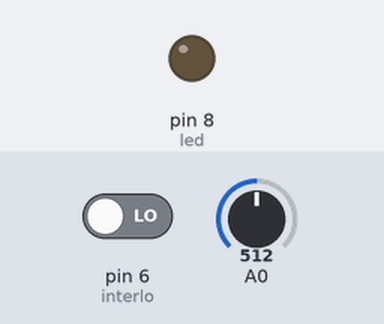
The sketch below on a simulated Arduino Uno, built with avr-gcc and run on an emulated ATmega328P. Parts: output pins drawn as LEDs (lit = HIGH). Dashed ring = blinking. The inputs (shaded band) are chosen by the test bench; at power-on: pin 6 (interlo) LOW, A0 = 512. What the sketch prints to the serial monitor is not drawn.

Above: at 1.2 s.
1.3 s: pin 6 (interlo) driven HIGH
At 1.55 s:
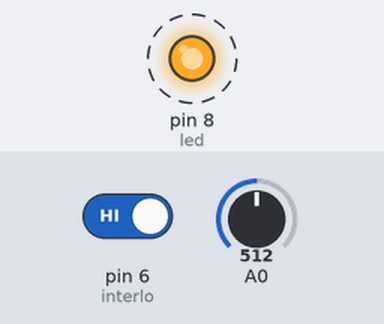
4.3 s: pin 6 (interlo) driven LOW
At 4.3 s:
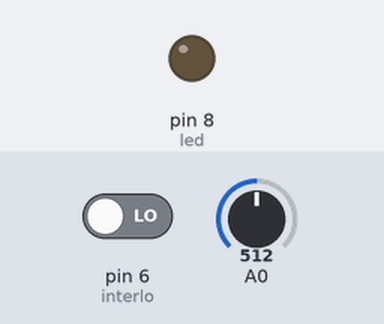
Timing chart, 0 to 7.3 s (numbered marks = the images above; inputs shaded):
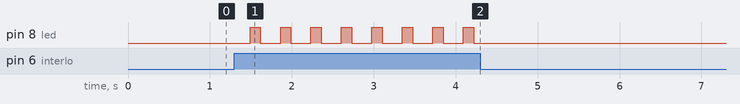

Measured:
- after the input at 1.3 s, pin 8 (led): alternates HIGH for 0.12 s and LOW for 0.25 s, starting after 0.19 s
- after the input at 4.3 s, pin 8 (led): stops changing and stays LOW

The sketch:

smartlock.ino
```cpp
/*
    Smartlock
    v1.0  21/03/2020
    Jean Bénard
 */

// Attribution des pins
int led = 8;
int interlo = 6;
int interul = 7;

// Variables globales
int pas = 0;
int etat = HIGH;
int etatprecedent = HIGH;

// the setup routine runs once when you press reset:
void setup() {
  // initialize the digital pin as an output.
  pinMode(led, OUTPUT);
  pinMode(interlo, INPUT);
  pinMode(interul, INPUT);
  // initialize serial communication at 9600 bits per second:
  Serial.begin(115200);
  Serial.println("CLEARDATA");
  Serial.println("LABEL,Time,pas,current");
}


// the loop routine runs over and over again forever:
void loop() {

  readinter();
  blinkled(pas);

  Serial.print(etatprecedent);
  Serial.print(" ");
  Serial.println(etat);

  commandemoteur();
  printcurrent(pas);

  pas += 1;
  if (pas == 900 - 1) {
    pas = 0;
  }
  delay(1);
  //Serial.println("ROW,SET,2");
}

int blinkled(int pas) {
  int on;
  on = pas % 300;
  if (on == 0 && etat == HIGH) {
    digitalWrite(led, HIGH);   // turn the LED on (HIGH is the voltage level)
  } else if (on == 100) {
    digitalWrite(led, LOW);    // turn the LED off by making the voltage LOW
  }
}


int readinter() {
  etat = digitalRead(interlo);
}

int printcurrent(int pas) {
  if ((pas % 10) == 0) {
    // read the input on analog pin 0:
    int sensorValue1 = analogRead(A0);
    int sensorValue2 = analogRead(A0);
    int sensorValue3 = analogRead(A0);
    int sensorValue = (sensorValue1 + sensorValue2 + sensorValue3) / 3.0;
    // print out the value you read:
    //Serial.println(sensorValue/1.023);
    //Serial.print("DATA,TIME,");
    //Serial.print(pas); Serial.print(",");
    //Serial.println(sensorValue/1.023);
  }
  return 0;
}

int commandemoteur() {
  if (etatprecedent == HIGH && etat == LOW) {
    // Deverrouillage

    etatprecedent = LOW;
  } else if (etatprecedent == LOW && etat == HIGH) {
    // Verouillage

    etatprecedent = HIGH;
  }
}
```
